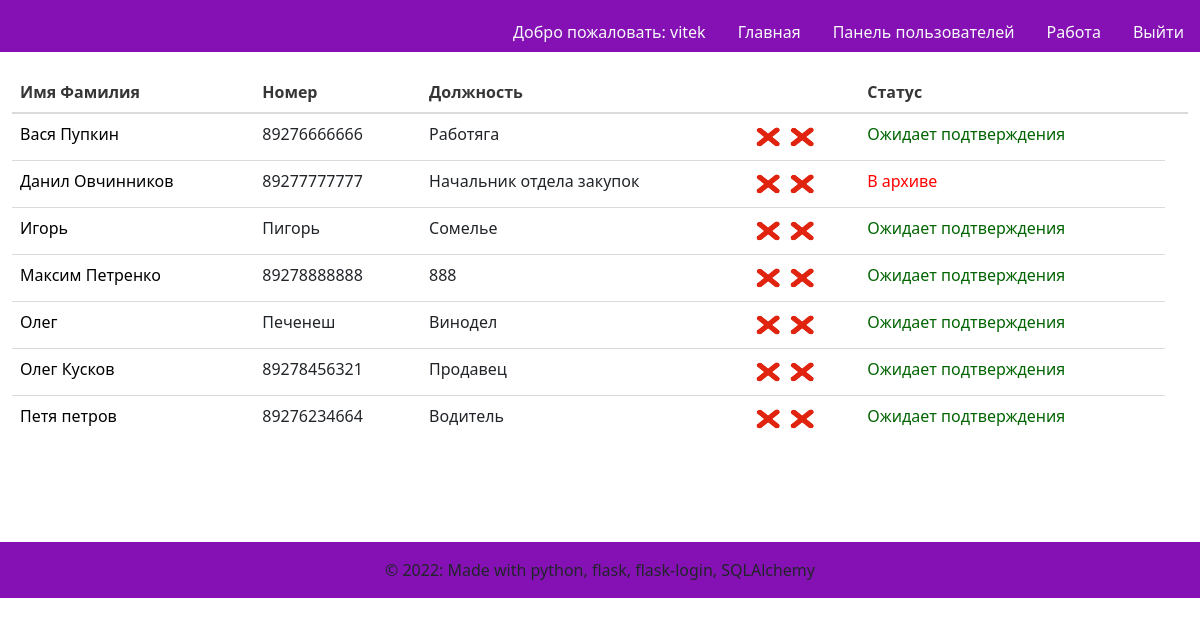
The page /admusers (signed in) on the database its author committed.
### models.py (models this page shows)
class User(UserMixin, db.Model):
    id = db.Column(db.Integer,
                   nullable=False,
                   unique=True,
                   primary_key=True,
                   autoincrement=True)  # primary keys are required by SQLAlchemy
    password = db.Column(db.String(100))  # пароль есть только у администраторов и модераторов
    name = db.Column(db.String(100))  # имя фамилия
    phone_number = db.Column(db.String(11), unique=True)  # номер телефона
    vk_authorized = db.Column(db.Boolean, default=False)  # авторизован вк или нет
    tlg_authorized = db.Column(db.Boolean, default=False)  # авторизован в телеграм или нет
    status = db.Column(db.String(30))  # статус пользователя(ожидает подтверждения\в архиве\подтвержден)
    app_role = db.Column(db.String(20))  # роль в приложении(админ, модератор, пользователь)
    organisation_role = db.Column(db.String(100))  # должность в организации
    tlg_chat_id = db.Column(db.Integer, default=-1)
    vk_chat_id = db.Column(db.Integer, default=-1)

### main.py (the view)
@main.route('/admusers')
@login_required
def admusers():
    users = User.query.filter(User.status.in_([ARCHIEVED, WAITING_RESTORE, WAITING_CONFIRMENT, WAITING_ARCHIEVED])).order_by(User.name, User.status).all()
    return render_template('admusers.html', users=users)

### templates/admusers.html (shortened to what this page needs)
{% extends "base.html" %}
{% block content %}
    <table class="table table-hover">
      <thead>
        <tr>
            <th scope="col">Имя Фамилия</th>
            <th scope="col">Номер</th>
            <th scope="col">Должность</th>
            <th scope="col"></th>
            <th scope="col">Статус</th>
          <th scope="col"></th>
        </tr>
      </thead>
        <tbody>
            {%for user in users%}
            <tr>
              <td scope="row">
                  <a class="text-decoration-none" style="color: black"
                     href="{{ url_for('users.edituser', id=user['id']) }}">
                  {{ user['name'] }}</a></td>
              <td>{{ user['phone_number'] }}</td>
              <td>{{ user['organisation_role'] }}</td>
              <td>
                  {% if user['tlg_authorized'] %}
                      <img src="../static/images/tg.png" alt="TG" class="img-rounded" style="height:30px; width:30px"/>
                  {% else %}
                      <img src="../static/images/none.png" alt="" class="img-rounded" style="height:30px; width:30px"/>
                  {% endif %}
                  {% if user['vk_authorized'] %}
                      <img src="../static/images/vk.png" alt="VK" class="img-rounded" style="height:30px; width:30px"/>
                  {% else %}
                      <img src="../static/images/none.png" alt="" class="img-rounded" style="height:30px; width:30px"/>
                  {% endif %}
              </td>
              <td>
                    {% if user['status'] == 'ожидает подтверждения' %}
                        <label style="color: darkgreen">Ожидает подтверждения </label>
                    {% endif %}
                    {% if user['status'] == 'в архиве' %}
                        <label style="color: red">В архиве </label>
                    {% endif %}
              </td>
            </tr>
              {%endfor%}
        </tbody>
    </table>
{% endblock %}

### templates/base.html (shortened to what this page needs)
<!DOCTYPE html>
<html>
<head>
    <link rel="stylesheet" href="https://cdnjs.cloudflare.com/ajax/libs/bulma/0.7.2/css/bulma.min.css" />
    <link href="https://cdn.jsdelivr.net/npm/bootstrap@5.1.3/dist/css/bootstrap.min.css" rel="stylesheet">
    <link rel="stylesheet" href="../static/css/preloader.css"/>
</head>
<body class="loader-body" style="background-color: #ffffff; height: inherit">
            <nav class="d-none page-header navbar navbar-light sticky-top" style="background-color: #8511b4;">
                <div class="container-fluid ">
                    <ul class="nav nav-pills position-absolute bottom-0 end-0">
                        {% if current_user.is_authenticated %}
                        <li class="nav-item">
                            <a class="nav-link text-light" style="color: black"
                                        href="{{ url_for('users.edituser', id=current_user.id) }}">
                                Добро пожаловать: {{ current_user.name }}
                            </a>
                         </li>
                        {% endif %}
                        <li class="nav-item" >
                            <a href="{{ url_for('main.index') }}" class="nav-link text-light">
                                Главная
                            </a>
                        </li>
                        {% if current_user.is_authenticated %}
                        <li class="nav-item">
                            <a href="{{ url_for('main.admusers') }}" class="nav-link text-light">
                                Панель пользователей
                            </a>
                        </li>
                        {% endif %}
                        {% if current_user.is_authenticated %}
                        <li class="nav-item">
                            <a href="{{ url_for('main.workallusers') }}" class="nav-link text-light">
                                Работа
                            </a>
                        </li>
                        {% endif %}
                        {% if current_user.is_authenticated %}
                        <li class="nav-item">
                            <a href="{{ url_for('auth.logout') }}" class="nav-link text-light">
                                Выйти
                            </a>
                        </li>
                        {% endif %}
                    </ul>
                </div>
            </nav>
            <div class="d-none page-main container-fluid" style="height: 82%">
                   {% block content %}
                   {% endblock %}
            </div>
            <footer class="d-none page-footer font-small blue" style="background-color: #8511b4; margin-top: 100px">
              <div class="footer-copyright text-center py-3">© 2022: Made with python, flask, flask-login, SQLAlchemy
              </div>
            </footer>
    </body>
</html>

### rows shown on the page
User: name "vitek"
User: name "Вася Пупкин", phone_number "89276666666", organisation_role "Работяга", tlg_authorized False (drawn), vk_authorized False (drawn), shows "Ожидает подтверждения"
User: name "Данил Овчинников", phone_number "89277777777", organisation_role "Начальник отдела закупок", tlg_authorized False (drawn), vk_authorized False (drawn), status "В архиве"
User: name "Игорь", phone_number "Пигорь", organisation_role "Сомелье", tlg_authorized False (drawn), vk_authorized False (drawn), shows "Ожидает подтверждения"
User: name "Максим Петренко", phone_number "89278888888", organisation_role "888", tlg_authorized False (drawn), vk_authorized False (drawn), shows "Ожидает подтверждения"
User: name "Олег", phone_number "Печенеш", organisation_role "Винодел", tlg_authorized False (drawn), vk_authorized False (drawn), shows "Ожидает подтверждения"
User: name "Олег Кусков", phone_number "89278456321", organisation_role "Продавец", tlg_authorized False (drawn), vk_authorized False (drawn), shows "Ожидает подтверждения"
User: name "Петя петров", phone_number "89276234664", organisation_role "Водитель", tlg_authorized False (drawn), vk_authorized False (drawn), shows "Ожидает подтверждения"
